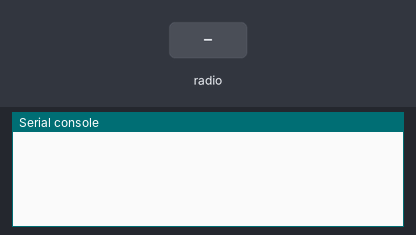
This program was run on a simulated BBC micro:bit (MakeCode). On the bench: the last lines printed to the serial console. The inputs (shaded band) are chosen by the test bench.

Above: at 1.2 s.
1.3 s: radio message "1" arrives
At 2.4 s:
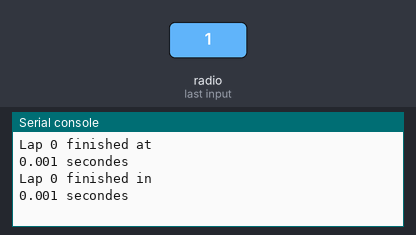
2.8 s: radio message "0" arrives
At 3.5 s:
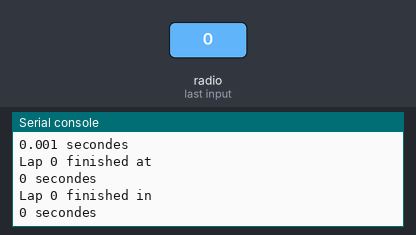
4.3 s: radio message "5" arrives
At 4.7 s:
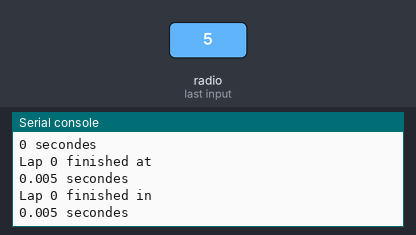
Timing chart, 0 to 7.3 s (numbered marks = the images above; inputs shaded):
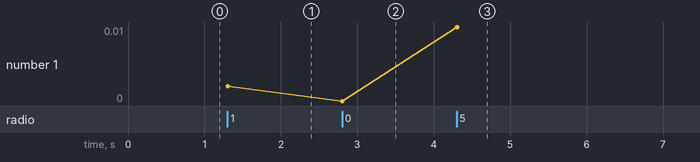

The program:

main.ts
```typescript
radio.onReceivedNumber(function (receivedNumber) {
    let Time2 = 0
    let Lap = 0
    serial.writeLine("Lap " + ("" + Lap) + " finished at ")
    // Montrer le numero du tour avec le temps totale
    serial.writeNumber(receivedNumber / 1000)
    serial.writeLine(" secondes")
    serial.writeLine("Lap " + ("" + Lap) + " finished in ")
    // Montrer le numero du tour avec le temps du tour
    serial.writeNumber((receivedNumber - Time2) / 1000)
    serial.writeLine(" secondes")
})
radio.setGroup(193)
```

test.ts
```typescript
// les tests vont ici ; cela ne sera pas compilé si ce paquet est utilisé en tant qu'extension.
```

Measured:
- after the input at 1.3 s, the serial console: prints a new line at once (image 1)
- after the input at 2.8 s, the serial console: prints a new line at once (image 2)
- after the input at 4.3 s, the serial console: prints a new line at once (image 3)
- plotted number 1: 0 → 0.01 after the input at 4.3 s
